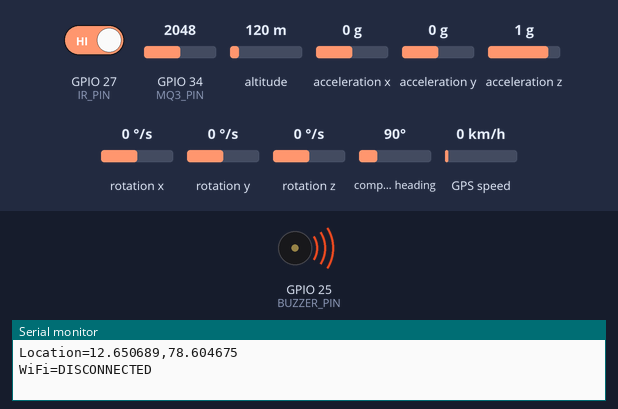
The sketch below on a simulated ESP32. Parts: buzzer (waves = sounding, pin HIGH), the last lines printed to the serial monitor. The inputs (shaded band) are chosen by the test bench; at power-on: GPIO 34 (MQ3_PIN) = 2048, acceleration x 0 g, GPIO 27 (IR_PIN) HIGH, altitude 120 m, acceleration y 0 g, acceleration z 1 g, rotation x 0 °/s, rotation y 0 °/s, rotation z 0 °/s, compass heading 90°, GPS speed 0 km/h. WiFi joins after 1.5 s; servers stay silent unless stated; uploads are accepted with an empty reply; the GPS gets a fix after 3 s at 37.7749, -122.4194 with 8 satellites.

Above: at 1.2 s.
1.3 s: GPIO 34 (MQ3_PIN) set to 1969
At 1.9 s:
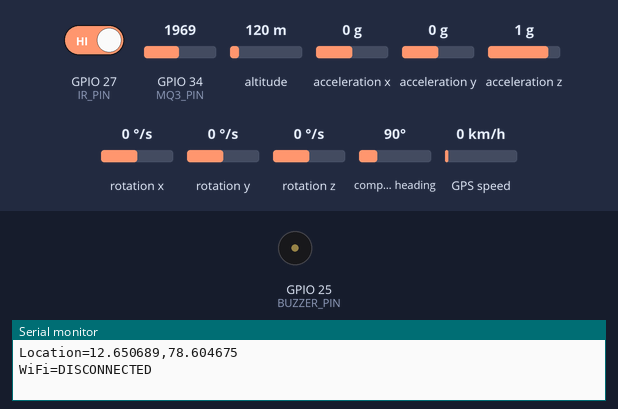
3.4 s: acceleration x set to -0.7 g
5.2 s: acceleration x set to -1 g
At 7.5 s:
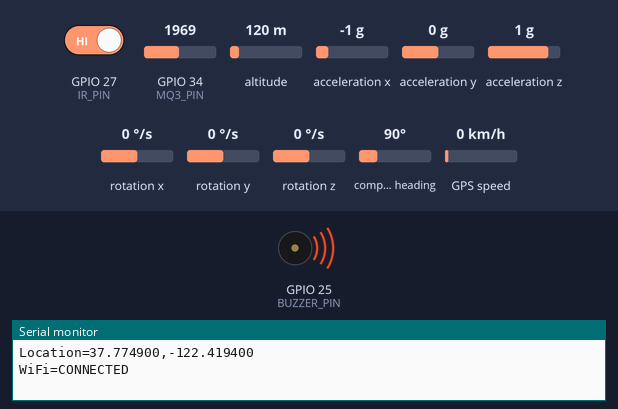
8.2 s: acceleration x set to -0.8 g
At 12.3 s:
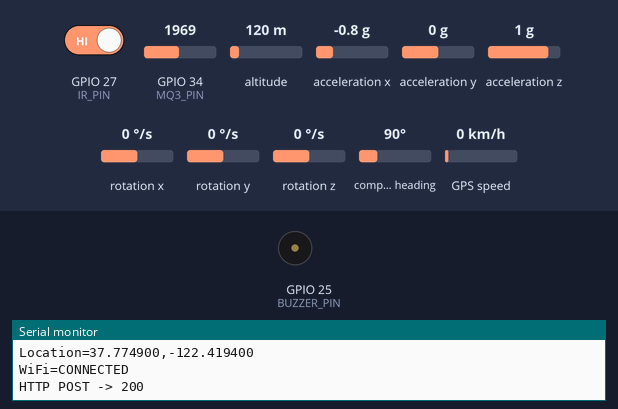
12.7 s: GPIO 34 (MQ3_PIN) set to 3040
At 13.2 s:
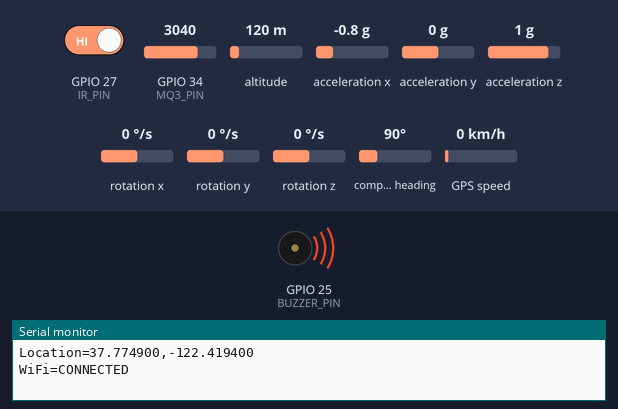
Timing chart, 0 to 15.7 s (numbered marks = the images above; inputs shaded):
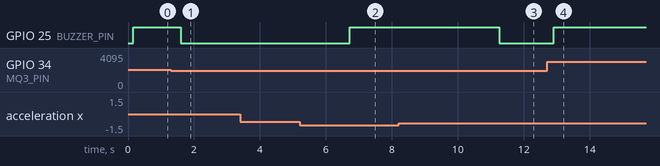

The sketch:

esp32_smart_helmet.ino
```cpp
#include <ArduinoJson.h>
#include <HTTPClient.h>
#include <MPU6050.h>
#include <TinyGPSPlus.h>
#include <WiFi.h>
#include <Wire.h>
#include <math.h>

#define SERVER_URL "http://192.168.1.10:5000/api/helmet-data"
#define DEVICE_ID "H001"
#define DEVICE_API_KEY "smart-detection-system"
#define DEFAULT_LATITUDE 12.65068910917473
#define DEFAULT_LONGITUDE 78.60467542494665
#define WIFI_SSID "your_wifi_name"
#define WIFI_PASSWORD "your_wifi_password"

#define GPS_RX_PIN 4
#define GPS_TX_PIN 2
#define GPS_BAUD 9600

#define MQ3_PIN 34
#define IR_PIN 27
#define BUZZER_PIN 25
#define IR_ACTIVE_STATE HIGH
#define IR_SAMPLE_COUNT 15
#define IR_SAMPLE_DELAY_MS 3
#define IR_MIN_OPEN_MS 1500
#define IR_MIN_CLOSED_MS 3000

#define NORMAL_INTERVAL 5000
#define WIFI_RETRY_INTERVAL 5000

#define MQ3_THRESHOLD 2000
#define FALL_ACCEL_THRESHOLD 22000
#define FALL_GYRO_THRESHOLD 18000
#define FALL_RESET_MS 3000

HardwareSerial gpsSerial(2);
TinyGPSPlus gps;
MPU6050 mpu;

unsigned long lastSend = 0;
unsigned long lastWifiAttempt = 0;
unsigned long eyeClosedStartedAt = 0;
unsigned long eyeOpenStartedAt = 0;
unsigned long fallDetectedAt = 0;

int lastIrRawState = HIGH;
bool irDetectionArmed = false;

struct GpsData {
  bool fix;
  double latitude;
  double longitude;
};

void ensureWifiConnected() {
  if (WiFi.status() == WL_CONNECTED) return;
  if (millis() - lastWifiAttempt < WIFI_RETRY_INTERVAL) return;

  lastWifiAttempt = millis();
  WiFi.disconnect(true, true);
  WiFi.mode(WIFI_STA);
  WiFi.begin(WIFI_SSID, WIFI_PASSWORD);

  Serial.println("WiFi connecting...");

  unsigned long startedAt = millis();
  while (WiFi.status() != WL_CONNECTED && millis() - startedAt < 10000) {
    delay(250);
    Serial.print(".");
  }
  Serial.println();

  if (WiFi.status() == WL_CONNECTED) {
    Serial.print("WiFi connected. IP: ");
    Serial.println(WiFi.localIP());
  } else {
    Serial.println("WiFi not connected");
  }
}

int readMQ3() {
  long sum = 0;
  for (int i = 0; i < 10; i++) {
    sum += analogRead(MQ3_PIN);
    delay(10);
  }
  return sum / 10;
}

bool isEyeClosed() {
  int activeSamples = 0;

  for (int i = 0; i < IR_SAMPLE_COUNT; i++) {
    lastIrRawState = digitalRead(IR_PIN);
    if (lastIrRawState == IR_ACTIVE_STATE) {
      activeSamples += 1;
    }
    delay(IR_SAMPLE_DELAY_MS);
  }

  bool stableClosed = activeSamples >= (IR_SAMPLE_COUNT * 8) / 10;
  bool stableOpen = !stableClosed;

  if (stableOpen) {
    if (eyeOpenStartedAt == 0) {
      eyeOpenStartedAt = millis();
    }

    if (!irDetectionArmed && millis() - eyeOpenStartedAt >= IR_MIN_OPEN_MS) {
      irDetectionArmed = true;
    }
  } else {
    eyeOpenStartedAt = 0;
  }

  if (!irDetectionArmed) {
    eyeClosedStartedAt = 0;
    return false;
  }

  if (stableClosed) {
    if (eyeClosedStartedAt == 0) {
      eyeClosedStartedAt = millis();
    }
  } else {
    eyeClosedStartedAt = 0;
  }

  return eyeClosedStartedAt != 0 && (millis() - eyeClosedStartedAt >= IR_MIN_CLOSED_MS);
}

float getAccelMag(int16_t ax, int16_t ay, int16_t az) {
  return sqrt((float)ax * ax + (float)ay * ay + (float)az * az);
}

float getGyroPeak(int16_t gx, int16_t gy, int16_t gz) {
  float absGx = abs(gx);
  float absGy = abs(gy);
  float absGz = abs(gz);
  return max(absGx, max(absGy, absGz));
}

bool detectFall(float accelMagnitude, float gyroPeak) {
  unsigned long now = millis();
  bool hardImpact = accelMagnitude >= FALL_ACCEL_THRESHOLD;
  bool violentRotation = gyroPeak >= FALL_GYRO_THRESHOLD;

  if (hardImpact || violentRotation) {
    fallDetectedAt = now;
    return true;
  }

  if (fallDetectedAt != 0 && now - fallDetectedAt < FALL_RESET_MS) {
    return true;
  }

  fallDetectedAt = 0;
  return false;
}

void updateGps() {
  while (gpsSerial.available()) {
    gps.encode(gpsSerial.read());
  }
}

GpsData getGpsData() {
  GpsData data;
  data.fix = gps.location.isValid();
  data.latitude = data.fix ? gps.location.lat() : DEFAULT_LATITUDE;
  data.longitude = data.fix ? gps.location.lng() : DEFAULT_LONGITUDE;
  return data;
}

bool postTelemetry(bool alcoholDetected, bool drowsinessDetected, bool fallDetected, int alcoholValue, const GpsData& gpsData) {
  ensureWifiConnected();
  if (WiFi.status() != WL_CONNECTED) return false;

  StaticJsonDocument<256> doc;
  doc["device_id"] = DEVICE_ID;
  doc["alcohol_level"] = alcoholValue;
  doc["alcohol_detected"] = alcoholDetected;
  doc["drowsiness"] = drowsinessDetected;
  doc["fall_detected"] = fallDetected;
  doc["communication_mode"] = "WIFI_HTTP";

  doc["latitude"] = gpsData.latitude;
  doc["longitude"] = gpsData.longitude;
  doc["gps_fix"] = gpsData.fix;
  doc["signal_strength"] =
    WiFi.RSSI() >= -67 ? "STRONG" : WiFi.RSSI() >= -80 ? "MODERATE" : "WEAK";
  doc["battery_status"] = 100;

  String json;
  serializeJson(doc, json);

  HTTPClient http;
  http.begin(SERVER_URL);
  http.addHeader("Content-Type", "application/json");
  if (strlen(DEVICE_API_KEY) > 0) {
    http.addHeader("x-device-key", DEVICE_API_KEY);
  }

  int responseCode = http.POST(json);
  String responseBody = http.getString();
  http.end();

  Serial.print("HTTP POST -> ");
  Serial.println(responseCode);
  Serial.println(responseBody);

  return responseCode == 200 || responseCode == 201;
}

void setup() {
  Serial.begin(115200);

  pinMode(IR_PIN, INPUT_PULLUP);
  pinMode(MQ3_PIN, INPUT);
  pinMode(BUZZER_PIN, OUTPUT);

  Wire.begin(21, 22);
  mpu.initialize();

  gpsSerial.begin(GPS_BAUD, SERIAL_8N1, GPS_RX_PIN, GPS_TX_PIN);
  WiFi.mode(WIFI_STA);
  ensureWifiConnected();

  Serial.println(mpu.testConnection() ? "MPU6050 READY" : "MPU6050 NOT CONNECTED");
  Serial.println("SMART HELMET STARTED");
}

void loop() {
  updateGps();
  ensureWifiConnected();

  int alcoholValue = readMQ3();
  bool alcoholDetected = alcoholValue > MQ3_THRESHOLD;
  bool drowsinessDetected = isEyeClosed();

  int16_t ax, ay, az, gx, gy, gz;
  mpu.getMotion6(&ax, &ay, &az, &gx, &gy, &gz);
  float accelMagnitude = getAccelMag(ax, ay, az);
  float gyroPeak = getGyroPeak(gx, gy, gz);
  bool fallDetected = detectFall(accelMagnitude, gyroPeak);

  GpsData gpsData = getGpsData();
  bool unsafe = alcoholDetected || drowsinessDetected || fallDetected;
  digitalWrite(BUZZER_PIN, unsafe ? HIGH : LOW);

  Serial.print("Alcohol=");
  Serial.print(alcoholValue);
  Serial.print(alcoholDetected ? " DETECTED" : " SAFE");
  Serial.print(" Drowsy=");
  Serial.print(drowsinessDetected);
  Serial.print(" IRraw=");
  Serial.print(lastIrRawState);
  Serial.print(" IRarmed=");
  Serial.print(irDetectionArmed);
  Serial.print(" Fall=");
  Serial.print(fallDetected);
  Serial.print(" AccMag=");
  Serial.print(accelMagnitude);
  Serial.print(" GyroPeak=");
  Serial.print(gyroPeak);
  Serial.print(" GPS=");
  Serial.println(gpsData.fix ? "OK" : "NO FIX");
  Serial.print("Location=");
  Serial.print(gpsData.latitude, 6);
  Serial.print(",");
  Serial.println(gpsData.longitude, 6);
  Serial.print("WiFi=");
  Serial.println(WiFi.status() == WL_CONNECTED ? "CONNECTED" : "DISCONNECTED");

  if (millis() - lastSend >= NORMAL_INTERVAL) {
    if (postTelemetry(alcoholDetected, drowsinessDetected, fallDetected, alcoholValue, gpsData)) {
      lastSend = millis();
    }
  }

  delay(200);
}
```

Measured:
- the behaviour switches between 2001 and 2000 on GPIO 34 (MQ3_PIN) (found by bisection; images 0 and 1)
- the behaviour switches between -0.8 and -0.9 g on acceleration x (found by bisection; images 1 and 2)
- after the input at 1.3 s, GPIO 25 (BUZZER_PIN): HIGH → LOW after 0.30 s
- after the input at 5.2 s, GPIO 25 (BUZZER_PIN): LOW → HIGH after 1.5 s
- after the input at 8.2 s, GPIO 25 (BUZZER_PIN): HIGH → LOW after 3.1 s
- after the input at 12.7 s, GPIO 25 (BUZZER_PIN): LOW → HIGH after 0.21 s
